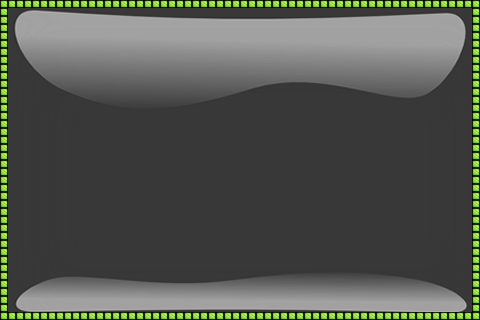

A 2D game scene composited from a Tiled map and its tileset images. What follows is a short description and the map's XML, with each tile layer's data collapsed to a summary:
An orthogonal 60x40 tile map with 8x8 px tiles, 2 tile layers (Back, Front), 2 tilesets.

<map version="1.0" orientation="orthogonal" width="60" height="40" tilewidth="8" tileheight="8">
 <tileset firstgid="1" name="Borders" tilewidth="8" tileheight="8">
  <image source="cbox-borders_x8.png" trans="ff00ff" width="56" height="8" />
 </tileset>
 <tileset firstgid="8" name="BG" tilewidth="160" tileheight="160">
  <image source="bg.png" trans="ff00ff" width="480" height="320" />
 </tileset>
 <layer name="Back" width="60" height="40">
  <data>[2400 cells, 6 non-empty, 6 distinct tile ids]</data>
 </layer>
 <layer name="Front" width="60" height="40">
  <data>[2400 cells, 196 non-empty, 1 distinct tile ids]</data>
 </layer>
</map>
